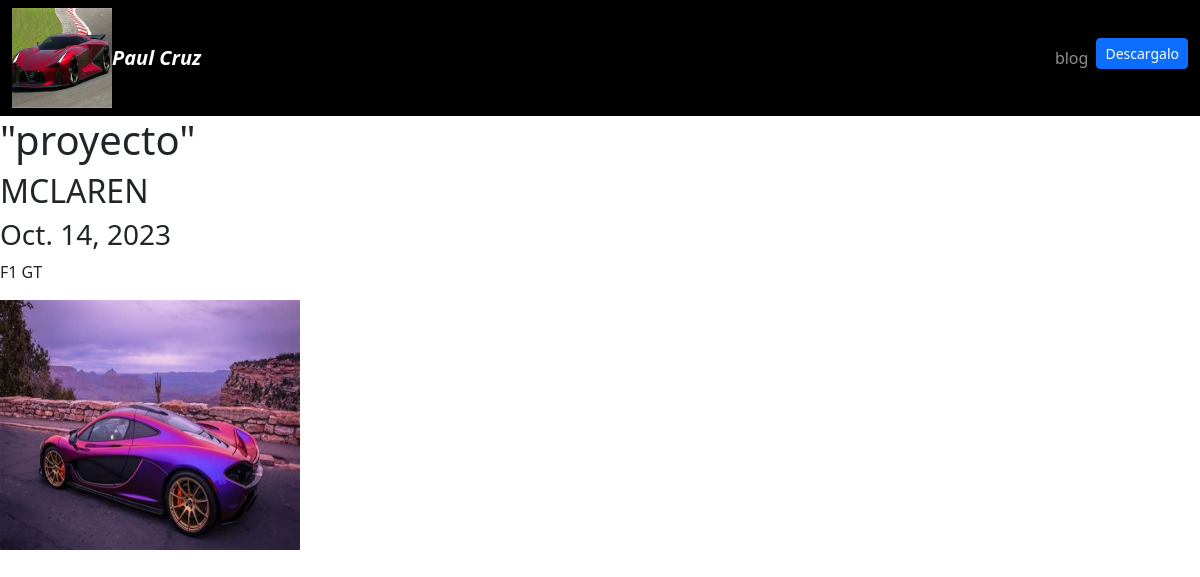
The page /blog/1 on the database its author committed.
### blog/models.py (models this page shows)
class Post(models.Model):
    title=models.CharField(max_length=100)
    description = models.TextField()
    image = models.ImageField(upload_to='blog/images')
    date = models.DateField(datetime.date.today)

### blog/views.py (the view)
# urls.py: path("<int:post_id>", post_detail,name="post_detail")
def post_detail(request, post_id):
    post = get_object_or_404(Post, pk=post_id)
    return render(request, 'post_detail.html', {"post": post})

### blog/templates/post_detail.html
{% extends 'layout.html' %}
{% block content%}
<h1>"proyecto"</h1>
<h2>{{post.title}}</h2>
<h3>{{post.date}}</h3>
<p>{{post.description|safe}}</p>
<img src="{{post.image.url}}" alt="{{post.title}}" width="300" height="250"     >
{% endblock %}

### portfolio/static/main.css (style rules this page uses)
body { background: #fff; }

### rows shown on the page
Post: title "MCLAREN", date "Oct. 14, 2023", description "F1 GT", image (picture)
